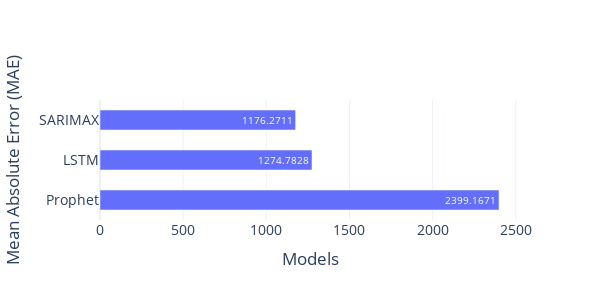

Notebook cell for this chart:
### Code cell
# Data
models = ['SARIMAX', 'LSTM', 'Prophet'][::-1]
mae_values = [1176.2711, 1274.7828,2399.1671, ][::-1]

fig = go.Figure(data=[
    go.Bar(
        name='MAE',
        x=mae_values,  # Use MAE values on the x-axis
        y=models,  # Use model names on the y-axis
        text=mae_values,  # Display MAE values on bars
        textposition='auto',
        orientation='h',  # Horizontal orientation
        width=0.5  # Control bar thickness
    )
])
# Update layout
fig.update_layout(
    xaxis_title="Models",
    yaxis_title="Mean Absolute Error (MAE)",
    template="plotly_white",
    font=dict(size=14),
    width=600,  # Set plot width
    height=300  # Set plot height
)

# Show plot
fig.show()

### Figure 1 — Plotly figure (JSON) as saved in the notebook; plotly's stock layout.template omitted (floating-point values rounded to 4 significant figures)
{"data": [{"name": "MAE", "orientation": "h", "text": ["2399.1671", "1274.7828", "1176.2711"], "textposition": "auto", "type": "bar", "width": 0.5, "x": [2399.0, 1275.0, 1176.0], "y": ["Prophet", "LSTM", "SARIMAX"]}], "layout": {"font": {"size": 14}, "height": 300, "width": 600, "xaxis": {"title": {"text": "Models"}}, "yaxis": {"title": {"text": "Mean Absolute Error (MAE)"}}}}
